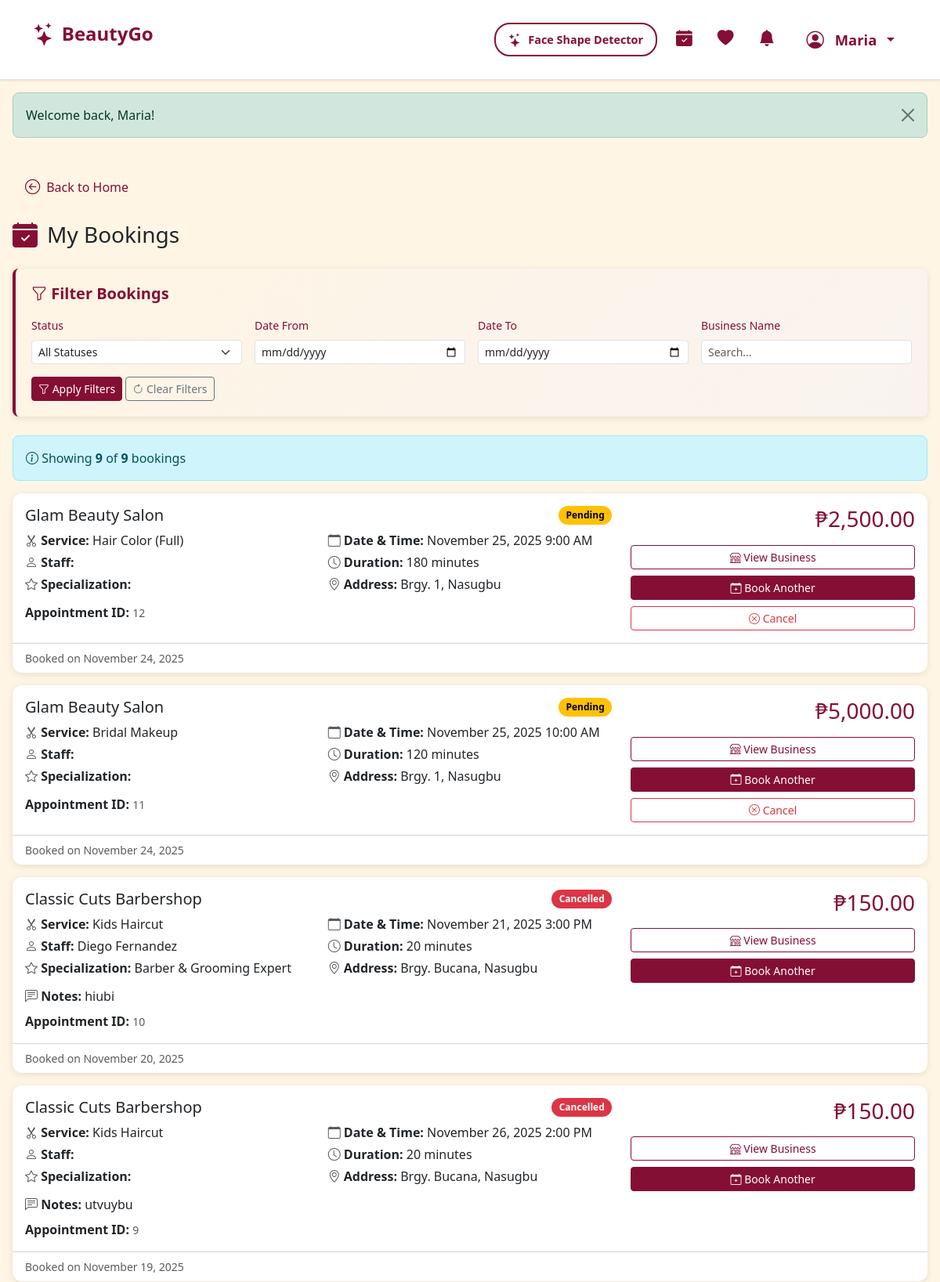
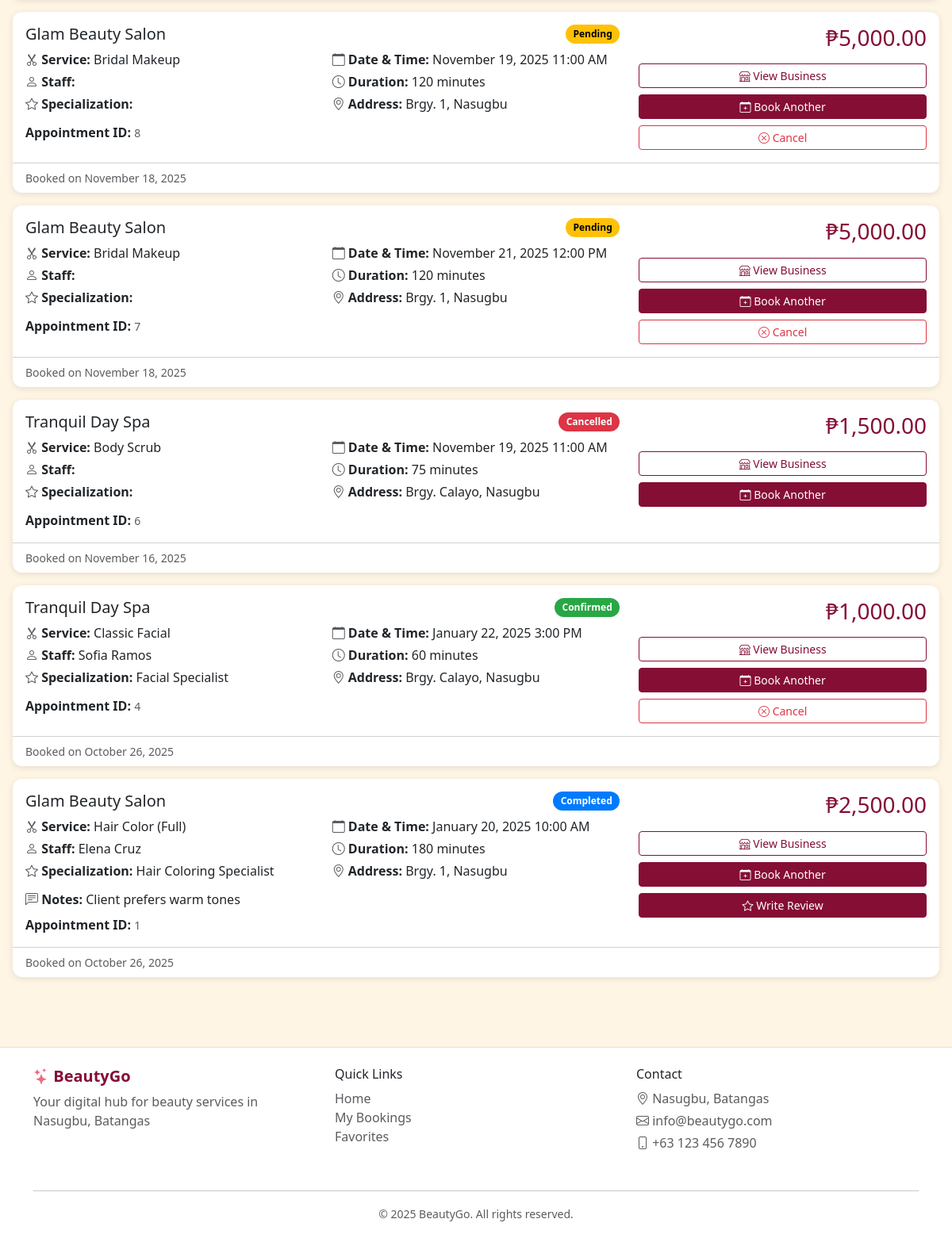
The app's page /my-bookings.php (signed in) with its own data (2 pictures, top to bottom).
### tables this page shows
CREATE TABLE `customers` (
  `customer_id` int(11) NOT NULL,
  `fname` varchar(255) DEFAULT NULL,
  `mname` varchar(255) DEFAULT NULL,
  `surname` varchar(255) DEFAULT NULL,
  `cstmr_num` varchar(255) DEFAULT NULL,
  `cstmr_email` varchar(255) DEFAULT NULL,
  `cstmr_password` varchar(255) DEFAULT NULL,
  `cstmr_address` varchar(255) DEFAULT NULL,
  `registration_date` timestamp NOT NULL DEFAULT current_timestamp(),
  `profile_pic` longblob DEFAULT NULL
);

CREATE TABLE `appointments` (
  `appointment_id` int(11) NOT NULL,
  `customer_id` int(11) NOT NULL,
  `employ_id` int(11) DEFAULT NULL,
  `service_id` int(11) NOT NULL,
  `set_date` timestamp NULL DEFAULT current_timestamp() COMMENT 'when it was created',
  `appoint_date` datetime NOT NULL COMMENT 'Combined date and time of appointment',
  `end_date` datetime DEFAULT NULL COMMENT 'when the appointment changed status to completed',
  `appoint_status` varchar(255) NOT NULL COMMENT 'pending, confirmed, cancelled, completed',
  `appoint_desc` text DEFAULT NULL
);

CREATE TABLE `businesses` (
  `business_id` int(11) NOT NULL,
  `business_name` varchar(255) DEFAULT NULL,
  `business_type` varchar(255) DEFAULT NULL,
  `business_desc` text DEFAULT NULL,
  `business_num` varchar(255) DEFAULT NULL,
  `business_email` varchar(255) DEFAULT NULL,
  `business_password` varchar(255) DEFAULT NULL,
  `business_address` varchar(255) DEFAULT NULL,
  `opening_hour` time NOT NULL,
  `closing_hour` time NOT NULL,
  `city` varchar(50) NOT NULL,
  `location` point DEFAULT NULL
);

CREATE TABLE `services` (
  `service_id` int(11) NOT NULL,
  `business_id` int(11) DEFAULT NULL,
  `service_name` varchar(255) DEFAULT NULL,
  `service_type` varchar(255) DEFAULT NULL,
  `service_desc` text DEFAULT NULL,
  `cost` decimal(10,2) DEFAULT NULL COMMENT 'Price in PHP',
  `duration` int(11) DEFAULT NULL COMMENT 'Duration in minutes'
);

CREATE TABLE `employees` (
  `employ_id` int(11) NOT NULL,
  `service_id` int(11) DEFAULT NULL,
  `business_id` int(11) DEFAULT NULL,
  `employ_fname` varchar(255) NOT NULL,
  `employ_lname` varchar(255) NOT NULL,
  `employ_bio` text DEFAULT NULL,
  `specialization` varchar(50) NOT NULL,
  `skills` varchar(255) NOT NULL,
  `employ_status` varchar(255) NOT NULL,
  `employ_img` longblob DEFAULT NULL
);

### my-bookings.php (the view, shortened to what the rows shown need)
<?php
require_once 'backend/function_utilities.php';
require_once 'backend/function_customers.php';
require_once 'backend/function_appointments.php';
$customer = getCurrentCustomer();
$appointments = getCustomerAppointments($customer['customer_id']);
usort($appointments, function($a, $b) {
    return strtotime($b['set_date']) - strtotime($a['set_date']);
});
include 'includes/header.php';
?>
<link rel="stylesheet" href="css/styles.css">
<main>
    <div class="container-fluid px-2 px-md-3 py-3 py-md-4">
        <div class="row">
            <div class="col-12">
                <h2 class="bookings-heading"><i class="bi bi-calendar-check-fill"></i> My Bookings</h2>
                <?php if (empty($appointments)): ?>
                    <div class="card">
                        <div class="card-body">
                            <div class="empty-state">
                                <i class="bi bi-calendar-x"></i>
                                <h4>No Appointments Yet</h4>
                                <p>You haven't made any appointments. Browse our businesses to get started!</p>
                                <a href="index.php" class="btn btn-primary">Browse Businesses</a>
                            </div>
                        </div>
                    </div>
                <?php else: ?>
                    <?php
                    $filteredAppointments = $appointments;
                    ?>
                    <?php if (empty($filteredAppointments)): ?>
                        <div class="card">
                            <div class="card-body">
                                <div class="empty-state">
                                    <i class="bi bi-search"></i>
                                    <h4>No Bookings Found</h4>
                                    <p>No bookings match your filters. Try adjusting your search criteria.</p>
                                    <a href="my-bookings.php" class="btn btn-outline-primary btn-sm">
                                        <i class="bi bi-arrow-clockwise"></i> Clear Filters
                                    </a>
                                </div>
                            </div>
                        </div>
                    <?php else: ?>
                        <?php foreach ($filteredAppointments as $appointment): ?>
                            <div class="card mb-3">
                                <div class="card-body">
                                    <div class="row">
                                        <div class="col-md-8">
                                            <div class="d-flex justify-content-between align-items-start mb-2">
                                                <h5 class="mb-0"><?php echo htmlspecialchars($appointment['business_name']); ?></h5>
                                                <span class="badge status-<?php echo $appointment['appoint_status']; ?>">
                                                    <?php echo ucfirst($appointment['appoint_status']); ?>
                                                </span>
                                            </div>
                                            <div class="row mb-2">
                                                <div class="col-md-6">
                                                    <p class="mb-1">
                                                        <i class="bi bi-scissors text-muted"></i>
                                                        <strong>Service:</strong> <?php echo htmlspecialchars($appointment['service_name']); ?>
                                                    </p>
                                                    <p class="mb-1">
                                                        <i class="bi bi-person text-muted"></i>
                                                        <strong>Staff:</strong> <?php echo htmlspecialchars($appointment['staff_fname'] . ' ' . $appointment['staff_lname']); ?>
                                                    </p>
                                                    <p class="mb-1">
                                                        <i class="bi bi-star text-muted"></i>
                                                        <strong>Specialization:</strong> <?php echo htmlspecialchars($appointment['specialization']); ?>
                                                    </p>
                                                </div>
                                                <div class="col-md-6">
                                                    <p class="mb-1">
                                                        <i class="bi bi-calendar text-muted"></i>
                                                        <strong>Date & Time:</strong> <?php echo formatDateTime($appointment['appoint_date']); ?>
                                                    </p>
                                                    <p class="mb-1">
                                                        <i class="bi bi-clock text-muted"></i>
                                                        <strong>Duration:</strong> <?php echo $appointment['duration']; ?> minutes
                                                    </p>
                                                    <p class="mb-1">
                                                        <i class="bi bi-geo-alt text-muted"></i>
                                                        <strong>Address:</strong> <?php echo htmlspecialchars($appointment['business_address']); ?>
                                                    </p>
                                                </div>
                                            </div>
                                            <?php if (!empty($appointment['appoint_desc'])): ?>
                                                <p class="mb-1">
                                                    <i class="bi bi-chat-left-text text-muted"></i>
                                                    <strong>Notes:</strong> <?php echo htmlspecialchars($appointment['appoint_desc']); ?>
                                                </p>
                                            <?php endif; ?>
                                            <p class="mb-0 mt-2">
                                                <strong>Appointment ID:</strong> <small class="text-muted"><?php echo $appointment['appointment_id']; ?></small>
                                            </p>
                                        </div>
                                        <div class="col-md-4 text-end">
                                            <div class="mb-3">
                                                <h3 style="color: var(--color-burgundy);">₱<?php echo number_format($appointment['cost'], 2); ?></h3>
                                            </div>
                                            <div class="d-grid gap-2">
                                                <a href="business-detail.php?id=<?php echo $appointment['business_id']; ?>" class="btn btn-outline-primary btn-sm">
                                                    <i class="bi bi-shop"></i> View Business
                                                </a>
                                                <a href="booking.php?business_id=<?php echo $appointment['business_id']; ?>" class="btn btn-primary btn-sm">
                                                    <i class="bi bi-calendar-plus"></i> Book Another
                                                </a>
                                                <?php if ($appointment['appoint_status'] == 'pending' || $appointment['appoint_status'] == 'confirmed'): ?>
                                                    <button class="btn btn-outline-danger btn-sm" onclick="if(confirm('Cancel this appointment?')) { updateAppointmentStatus('<?php echo $appointment['appointment_id']; ?>', 'cancelled'); }">
                                                        <i class="bi bi-x-circle"></i> Cancel
                                                    </button>
                                                <?php endif; ?>
                                                <?php if ($appointment['appoint_status'] == 'completed'): ?>
                                                    <button class="btn btn-primary btn-sm" data-bs-toggle="modal" data-bs-target="#reviewModal<?php echo $appointment['appointment_id']; ?>">
                                                        <i class="bi bi-star"></i> Write Review
                                                    </button>
                                                <?php endif; ?>
                                            </div>
                                        </div>
                                    </div>
                                </div>
                                <div class="card-footer bg-transparent text-muted small">
                                    Booked on <?php echo formatDate($appointment['set_date']); ?>
                                </div>
                            </div>
                        <?php endforeach; ?>
                    <?php endif; ?>
                <?php endif; ?>
            </div>
        </div>
    </div>
</main>
<?php include 'includes/footer.php'; ?>

### includes/header.php (shortened to what the rows shown need)
<!DOCTYPE html>
<html lang="en">
<head>
    <link href="https://cdn.jsdelivr.net/npm/bootstrap@5.3.0/dist/css/bootstrap.min.css" rel="stylesheet">
    <link rel="stylesheet" href="https://cdn.jsdelivr.net/npm/bootstrap-icons@1.10.0/font/bootstrap-icons.css">
    <link rel="stylesheet" href="css/styles.css?v=<?php echo time(); ?>">
</head>
<body>
    <nav class="navbar navbar-expand-lg navbar-light bg-white border-bottom sticky-top">
        <div class="container">
            <div class="collapse navbar-collapse" id="navbarNav">
                <ul class="navbar-nav ms-auto">
                    <?php if (isLoggedIn()): ?>
                        <?php
                        if (isBusinessLoggedIn()) {
                            $currentUser = getCurrentBusiness();
                            $displayName = $currentUser['business_name'] ?? 'Business';
                        } else {
                            $currentUser = getCurrentCustomer();
                            $displayName = $currentUser['fname'] ?? 'User';
                        }
                        ?>
                        <?php if (isBusinessLoggedIn()): ?>
                        <li class="nav-item dropdown profile-dropdown">
                            <a class="nav-link dropdown-toggle d-flex align-items-center gap-2" href="#" id="businessDropdown" role="button" data-bs-toggle="dropdown" aria-expanded="false">
                                <i class="bi bi-building"></i>
                                <span><?php echo htmlspecialchars($currentUser['business_name']); ?></span>
                            </a>
                                <ul class="dropdown-menu dropdown-menu-end" aria-labelledby="businessDropdown">
                                    <li><a class="dropdown-item" href="business-dashboard.php"><i class="bi bi-speedometer2"></i> Dashboard</a></li>
                                    <li><a class="dropdown-item" href="business-profile.php"><i class="bi bi-person-circle"></i> Profile</a></li>
                                    <li><hr class="dropdown-divider"></li>
                                    <li>
                                        <form action="backend/auth.php" method="POST" class="d-inline">
                                            <input type="hidden" name="action" value="logout">
                                            <button type="submit" class="dropdown-item text-danger"><i class="bi bi-box-arrow-right"></i> Logout</button>
                                        </form>
                                    </li>
                                </ul>
                            </li>
                        <?php else: ?>
                            <?php
                            $customerProfilePic = null;
                            if (isset($currentUser['customer_id'])) {
                                $conn = getDbConnection();
                                $stmt = $conn->prepare("SELECT profile_pic FROM customers WHERE customer_id = ?");
                                $stmt->bind_param("i", $currentUser['customer_id']);
                                $stmt->execute();
                                $result = $stmt->get_result();
                                if ($row = $result->fetch_assoc()) {
                                    $customerProfilePic = $row['profile_pic'];
                                }
                            }
                            ?>
                            <li class="nav-item dropdown profile-dropdown">
                                <a class="nav-link dropdown-toggle d-flex align-items-center gap-2" href="#" id="userDropdown" role="button" data-bs-toggle="dropdown" aria-expanded="false">
                                    <?php if (!empty($customerProfilePic)): ?>
                                        <img
                                             alt="Profile"
                                             style="width: 32px; height: 32px; border-radius: 50%; object-fit: cover; border: 2px solid var(--color-burgundy);">
                                    <?php else: ?>
                                        <i class="bi bi-person-circle"></i>
                                    <?php endif; ?>
                                    <span><?php echo htmlspecialchars($displayName); ?></span>
                                </a>
                            </li>
                        <?php endif; ?>
                    <?php endif; ?>
                </ul>
            </div>
        </div>
    </nav>

### records on screen
customers: fname "Maria"
appointments: businesses.business_name "Glam Beauty Salon", appoint_status "Pending", service.service_name "Hair Color (Full)", appoint_date "November 25, 2025 9:00 AM", service.duration "180", businesses.business_address "Brgy. 1, Nasugbu", appointment_id "12", service.cost "2,500.00", set_date "November 24, 2025"
appointments: businesses.business_name "Glam Beauty Salon", appoint_status "Pending", service.service_name "Bridal Makeup", appoint_date "November 25, 2025 10:00 AM", service.duration "120", businesses.business_address "Brgy. 1, Nasugbu", appointment_id "11", service.cost "5,000.00", set_date "November 24, 2025"
appointments: businesses.business_name "Classic Cuts Barbershop", appoint_status "Cancelled", service.service_name "Kids Haircut", employ.employ_lname "Diego Fernandez", employ.specialization "Barber & Grooming Expert", appoint_date "November 21, 2025 3:00 PM", service.duration "20", businesses.business_address "Brgy. Bucana, Nasugbu", appoint_desc "hiubi", appointment_id "10", service.cost "150.00", set_date "November 20, 2025"
appointments: businesses.business_name "Classic Cuts Barbershop", appoint_status "Cancelled", service.service_name "Kids Haircut", appoint_date "November 26, 2025 2:00 PM", service.duration "20", businesses.business_address "Brgy. Bucana, Nasugbu", appoint_desc "utvuybu", appointment_id "9", service.cost "150.00", set_date "November 19, 2025"
appointments: businesses.business_name "Glam Beauty Salon", appoint_status "Pending", service.service_name "Bridal Makeup", appoint_date "November 19, 2025 11:00 AM", service.duration "120", businesses.business_address "Brgy. 1, Nasugbu", appointment_id "8", service.cost "5,000.00", set_date "November 18, 2025"
appointments: businesses.business_name "Glam Beauty Salon", appoint_status "Pending", service.service_name "Bridal Makeup", appoint_date "November 21, 2025 12:00 PM", service.duration "120", businesses.business_address "Brgy. 1, Nasugbu", appointment_id "7", service.cost "5,000.00", set_date "November 18, 2025"
appointments: businesses.business_name "Tranquil Day Spa", appoint_status "Cancelled", service.service_name "Body Scrub", appoint_date "November 19, 2025 11:00 AM", service.duration "75", businesses.business_address "Brgy. Calayo, Nasugbu", appointment_id "6", service.cost "1,500.00", set_date "November 16, 2025"
appointments: businesses.business_name "Tranquil Day Spa", appoint_status "Confirmed", service.service_name "Classic Facial", employ.employ_lname "Sofia Ramos", employ.specialization "Facial Specialist", appoint_date "January 22, 2025 3:00 PM", service.duration "60", businesses.business_address "Brgy. Calayo, Nasugbu", appointment_id "4", service.cost "1,000.00", set_date "October 26, 2025"
appointments: businesses.business_name "Glam Beauty Salon", appoint_status "Completed", service.service_name "Hair Color (Full)", employ.employ_lname "Elena Cruz", employ.specialization "Hair Coloring Specialist", appoint_date "January 20, 2025 10:00 AM", service.duration "180", businesses.business_address "Brgy. 1, Nasugbu", appoint_desc "Client prefers warm tones", appointment_id "1", service.cost "2,500.00", set_date "October 26, 2025"

### other values on screen
$_SESSION['success'] "Welcome back, Maria!"
count($filteredAppointments) "9"
count($appointments) "9"
